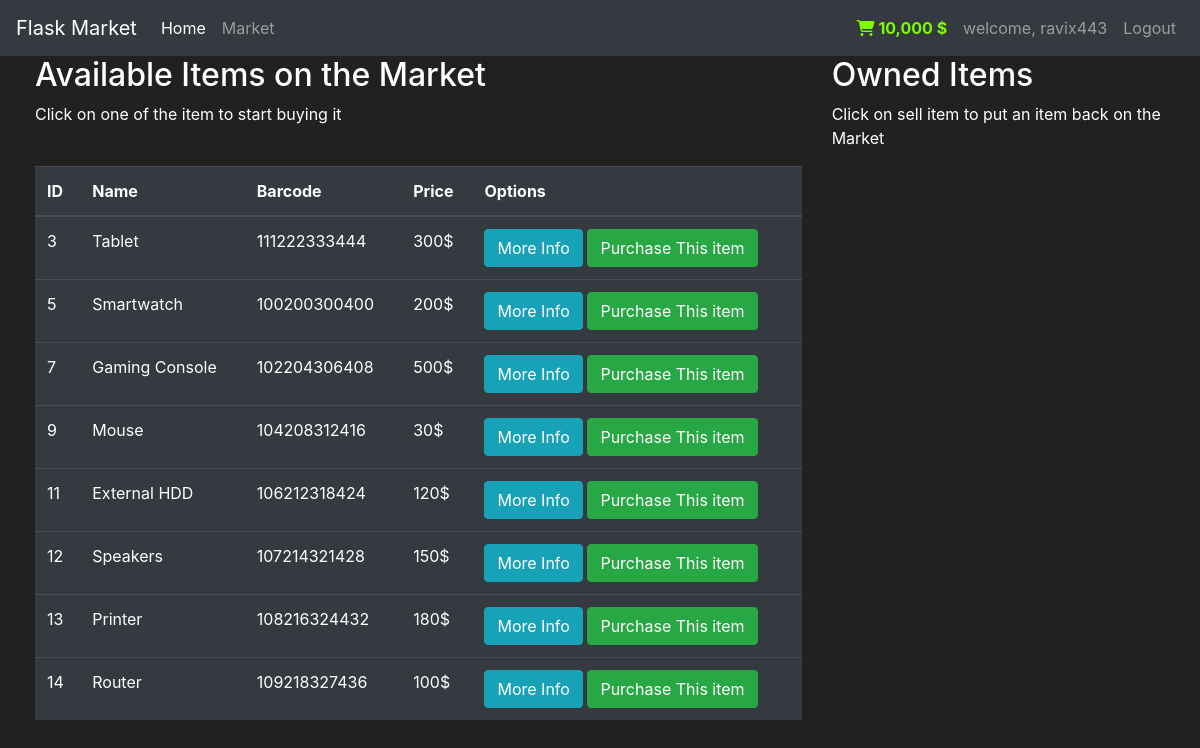
The app's page /market (signed in) with its own data.
### market/modules.py (models this page shows, shortened)
class user(db.Model, UserMixin):
    id=db.Column(db.Integer(), primary_key=True)
    username=db.Column(db.String(length=30), nullable=False, unique=True)
    email_address=db.Column(db.String(length=50), nullable=False, unique=True)
    password_hash=db.Column(db.String(length=60), nullable=False)
    budget=db.Column(db.Integer(), nullable=False, default=10000)
    items=db.relationship('Item', backref='owned_user', lazy=True)
    @property
    def prettier_budget(self):
        if len(str(self.budget))>=4:
            return f'{str(self.budget)[:-3]},{str(self.budget)[-3:]} $'
        else:
            return f"{self.budget} $"
    @property
    def password(self):
        return self.password

class Item(db.Model):
    id=db.Column(db.Integer(), primary_key=True)
    name=db.Column(db.String(80), nullable=False,unique=True)
    price=db.Column(db.Integer(), nullable=False)
    barcode=db.Column(db.String(12), nullable=False)
    description=db.Column(db.String(1024), nullable=False, unique=True)
    owner=db.Column(db.Integer(), db.ForeignKey('user.id'))
    @property
    def price_in_dollars(self):
        return f"{self.price}$"

### market/routes.py (the view, shortened to what this page needs)
@app.route('/market', methods=['GET','POST'])
@login_required
def market_page():
    purchase_form=PurchaseItemForm()
    selling_form=SellItemForm()
    if request.method=='GET':
        items=Item.query.filter_by(owner=None)
        owned_items=Item.query.filter_by(owner=current_user.id)
        return render_template('market.html', items=items, purchase_form=purchase_form, owned_items=owned_items,selling_form=selling_form)

### market/modules.py (called while the page is built)
@login_manager.user_loader
def load_user(user_id):
    return user.query.get(int(user_id))

### market/templates/market.html (shortened to what this page needs)
{%extends "base.html" %}
{% block content %}
          <div class="row" style="margin: top 20px; margin-left: 20px;">
            <div class="col-8">
                <h2> Available Items on the Market</h2>
                <p>Click on one of the item to start buying it</p>
                <br>
                <table class="table table-hover table-dark">
        <thead>
            <tr>
              <th scope="col">ID</th>
              <th scope="col">Name</th>
              <th scope="col">Barcode</th>
              <th scope="col">Price</th>
              <th scope="col">Options</th>
            </tr>
        </thead>
        <tbody>
            {% for item in items %}
            <tr>
                <td>{{ item.id }}</td>
                <td>{{ item.name }}</td>
                <td>{{ item.barcode }}</td>
                <td>{{ item.price_in_dollars }}</td>
                <td>
                    <button class="btn btn-outline btn-info" data-toggle="modal" data-target="#Modal-MoreInfo-{{ item.id }}">More Info</button>
                    <button class="btn btn-outline btn-success" data-toggle="modal" data-target="#Modal-PurchaseConfirm-{{ item.id }}">Purchase This item</button>
                </td>
            </tr>
            {% endfor %}
        </tbody>
    </table>
            </div>
            <div class="col-4">
                <h2>Owned Items</h2>
                <p>Click on sell item to put an item back on the Market</p>
                <br>
          </div>
{% endblock %}

### market/templates/base.html (shortened to what this page needs)
<!doctype html>
<html lang="en">
<head>
    <link rel="stylesheet"
          href="https://cdn.jsdelivr.net/npm/bootstrap@4.5.3/dist/css/bootstrap.min.css"
>
</head>
<body>
    <nav class="navbar navbar-expand-md navbar-dark bg-dark">
        <a class="navbar-brand" href="#">Flask Market</a>
        <div class="collapse navbar-collapse" id="navbarNav">
            <ul class="navbar-nav mr-auto">
                <li class="nav-item active">
                    <a class="nav-link" href="{{ url_for('home_page') }}">
                      Home <span class="sr-only">(current)</span>
                    </a>
                </li>
            <li class="nav-item">
                <a class="nav-link" href="{{ url_for('market_page') }}">Market</a>
            </li>
            </ul>
            {% if current_user.is_authenticated %}
             <ul class="navbar-nav">
                    <li class="nav-item">
                        <a class="nav-link" style="color:lawngreen; font-weight: bold;">
                            <i class="fas fa-shopping-cart">
                            </i>
                            {{ current_user.prettier_budget }}
                        </a>
                    </li>
                </ul>
                 <ul class="navbar-nav">
                    <li class="nav-item">
                        <a class="nav-link" >welcome, {{ current_user.username }}</a>
                    </li>
                </ul>
                <ul class="navbar-nav">
                    <li class="nav-item">
                        <a class="nav-link" href="{{ url_for('logout_page') }}">Logout</a>
                    </li>
                </ul>
            {% endif %}
        </div>
    </nav>
    {% block content %}
    {% endblock %}
</body>
</html>

### market/templates/base.html (style rules this page uses)
body { background-color: #212121; color: white; }

### records on screen
user: prettier_budget "10,000 $", username "ravix443"
Item: id "3", name "Tablet", barcode "111222333444", price_in_dollars "300$"
Item: id "5", name "Smartwatch", barcode "100200300400", price_in_dollars "200$"
Item: id "7", name "Gaming Console", barcode "102204306408", price_in_dollars "500$"
Item: id "9", name "Mouse", barcode "104208312416", price_in_dollars "30$"
Item: id "11", name "External HDD", barcode "106212318424", price_in_dollars "120$"
Item: id "12", name "Speakers", barcode "107214321428", price_in_dollars "150$"
Item: id "13", name "Printer", barcode "108216324432", price_in_dollars "180$"
Item: id "14", name "Router", barcode "109218327436", price_in_dollars "100$"
